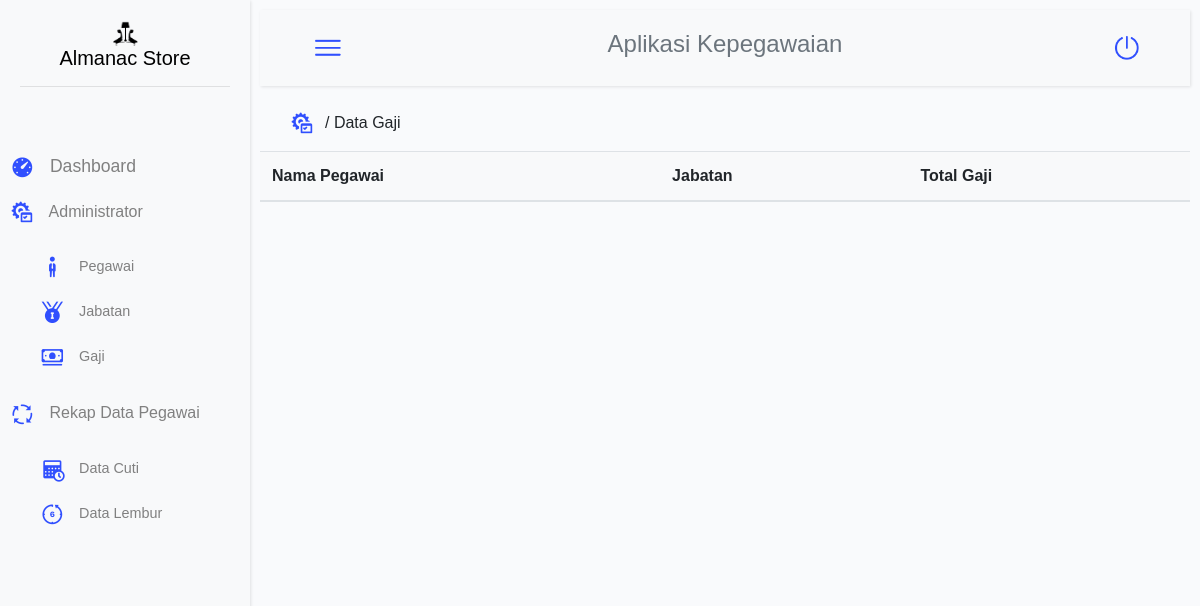
Page /view/gaji.php (signed in) on the earlier database version.
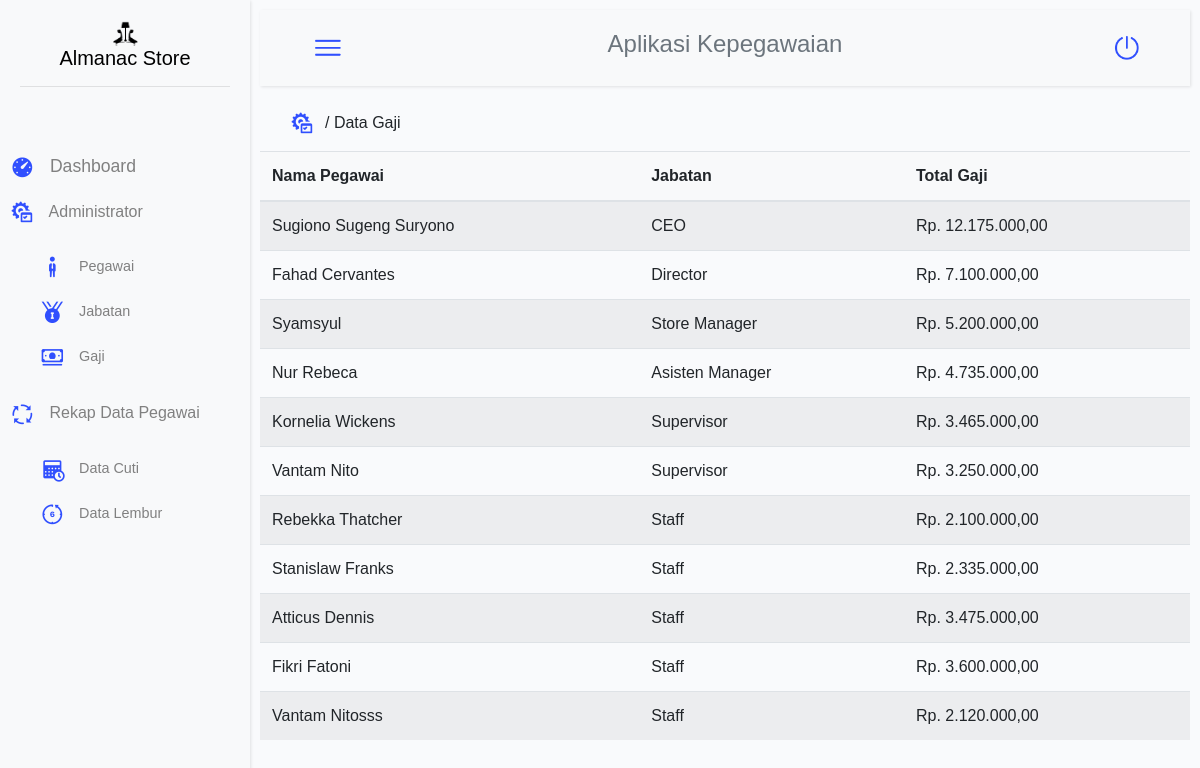
Same page on the later database version.
### tables this page shows
CREATE TABLE `gaji` (
  `id_gaji` int(11) NOT NULL,
  `id_pegawai` varchar(5) NOT NULL,
  `id_jabatan` varchar(5) NOT NULL,
  `total_gaji` int(11) NOT NULL
);

CREATE TABLE `pegawai` (
  `id_pegawai` varchar(5) NOT NULL,
  `id_jabatan` varchar(5) NOT NULL,
  `nama_pegawai` varchar(30) NOT NULL,
  `tanggal_lahir` date NOT NULL,
  `jenis_kelamin` varchar(10) NOT NULL,
  `no_hp` varchar(13) NOT NULL,
  `email` varchar(30) NOT NULL,
  `alamat` text NOT NULL
);

CREATE TABLE `jabatan` (
  `id_jabatan` varchar(5) NOT NULL,
  `nama_jabatan` varchar(15) NOT NULL,
  `gaji_jabatan` int(11) NOT NULL
);

CREATE TABLE `lembur` (
  `id_lembur` int(11) NOT NULL,
  `id_pegawai` varchar(5) NOT NULL,
  `jumlah_jam_lembur` int(11) NOT NULL
);

CREATE TABLE `cuti` (
  `id_cuti` int(11) NOT NULL,
  `id_pegawai` varchar(5) NOT NULL,
  `jumlah_cuti` int(11) NOT NULL,
  `kuota_cuti` int(11) NOT NULL
);

### view/gaji.php (the view, shortened to what this page needs)
<?php
    require "../config/conn_db.php";
    include "../header.php";
?>
<div class="container-fluid">
            <div class="row" style="padding: 15px;">
                <div class="col">
                  <img class="icn-20" src="../asset/icons/icons8_Administrative_Tools_50px.png">/ Data Gaji
                </div>
                <div class="col">
                </div>
                <div class="col">
                </div>
            </div>
        <div class="row">
            <div class="table-responsive">
            <table class="table table-striped" id="tables">
            	<thead class="bg-light" >
            		<tr>
            			<th>Nama Pegawai</th>
            			<th>Jabatan</th>
                        <th>Total Gaji</th>
            		</tr>
                </thead>
            		<tbody>
                        <?php
                            $selectGaji = "SELECT * FROM gaji, pegawai, jabatan, cuti, lembur WHERE gaji.id_pegawai=pegawai.id_pegawai AND gaji.id_jabatan=jabatan.id_jabatan AND cuti.id_pegawai=pegawai.id_pegawai AND lembur.id_pegawai=pegawai.id_pegawai";
                            $getGaji = mysqli_query($conn, $selectGaji);
                            while ($fetchGaji = mysqli_fetch_array($getGaji)) { ?>
                            <tr>
                                <td><?= $fetchGaji["nama_pegawai"] ?></td>
                                <td><?= $fetchGaji["nama_jabatan"] ?></td>
                                <td><?php
                                $bonus_cuti = $fetchGaji["kuota_cuti"] * 25000;
                                $bonus_lembur = $fetchGaji["jumlah_jam_lembur"] * 5000;
                                $total_gaji = $fetchGaji["gaji_jabatan"] + $bonus_lembur + $bonus_cuti;
                                echo "Rp. " . number_format($total_gaji,2,',','.');
                                ?></td>
                            </tr>
                        <?php } ?>
            		</tbody>
            </table>
        </div>
    </div>
</div>
<?php
    include"../footer.php";
?>

Differences in the rows shown:
now on this page (row edited): gaji: id_pegawai.nama_pegawai "Sugiono Sugeng Suryono", id_jabatan.nama_jabatan "CEO", id_jabatan.kuota_cuti "12.175.000,00"
now on this page (row edited): gaji: id_pegawai.nama_pegawai "Fahad Cervantes", id_jabatan.nama_jabatan "Director", id_jabatan.kuota_cuti "7.100.000,00"
now on this page (row edited): gaji: id_pegawai.nama_pegawai "Syamsyul", id_jabatan.nama_jabatan "Store Manager", id_jabatan.kuota_cuti "5.200.000,00"
now on this page (row edited): gaji: id_pegawai.nama_pegawai "Nur Rebeca", id_jabatan.nama_jabatan "Asisten Manager", id_jabatan.kuota_cuti "4.735.000,00"
now on this page (row edited): gaji: id_pegawai.nama_pegawai "Kornelia Wickens", id_jabatan.nama_jabatan "Supervisor", id_jabatan.kuota_cuti "3.465.000,00"
now on this page (row edited): gaji: id_pegawai.nama_pegawai "Vantam Nito", id_jabatan.nama_jabatan "Supervisor", id_jabatan.kuota_cuti "3.250.000,00"
now on this page (row edited): gaji: id_pegawai.nama_pegawai "Rebekka Thatcher", id_jabatan.nama_jabatan "Staff", id_jabatan.kuota_cuti "2.100.000,00"
now on this page (row edited): gaji: id_pegawai.nama_pegawai "Stanislaw Franks", id_jabatan.nama_jabatan "Staff", id_jabatan.kuota_cuti "2.335.000,00"
now on this page (row edited): gaji: id_pegawai.nama_pegawai "Atticus Dennis", id_jabatan.nama_jabatan "Staff", id_jabatan.kuota_cuti "3.475.000,00"
now on this page (row edited): gaji: id_pegawai.nama_pegawai "Fikri Fatoni", id_jabatan.nama_jabatan "Staff", id_jabatan.kuota_cuti "3.600.000,00"
added gaji: id_pegawai.nama_pegawai "Vantam Nitosss", id_jabatan.nama_jabatan "Staff", id_jabatan.kuota_cuti "2.120.000,00"
